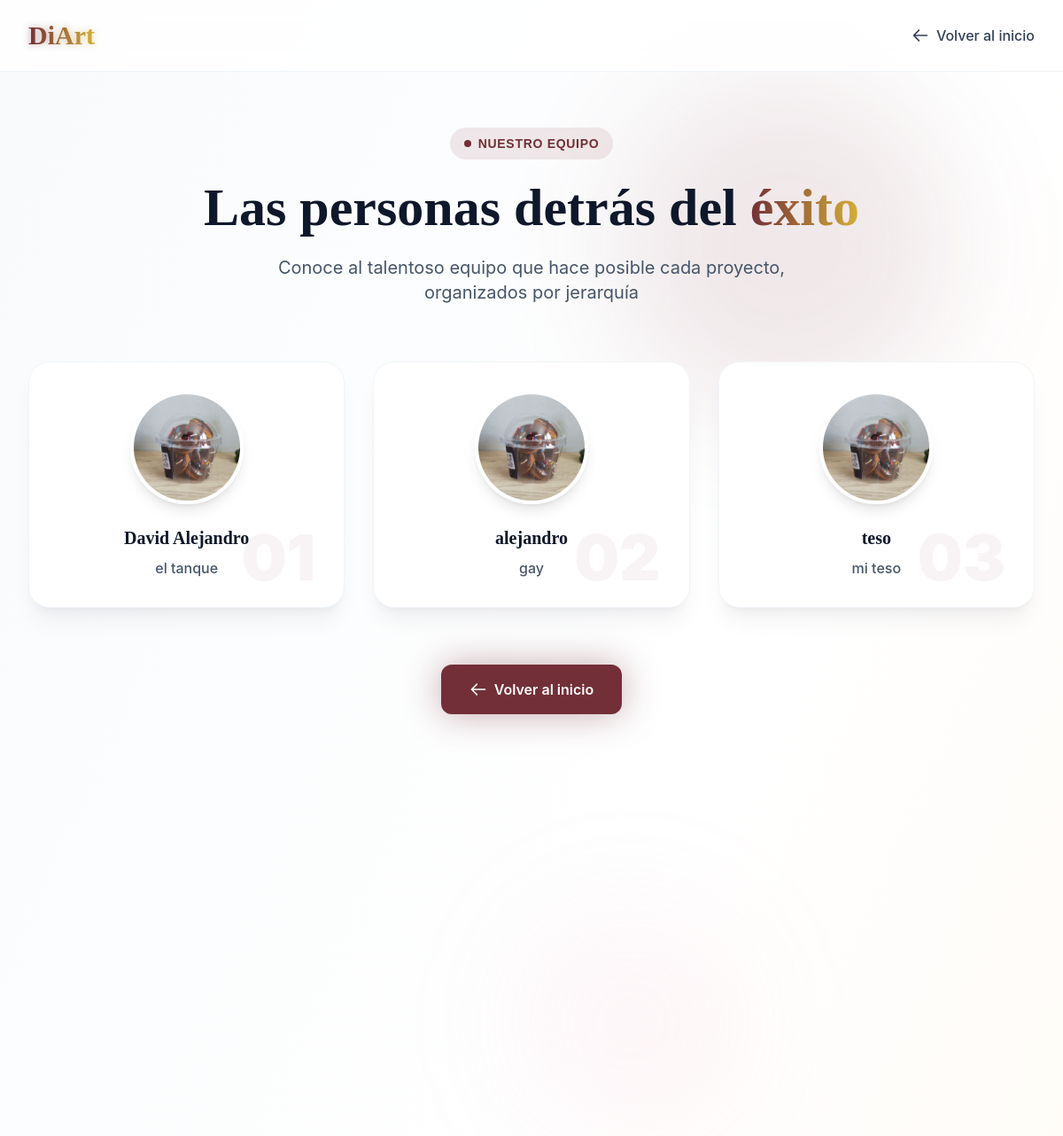
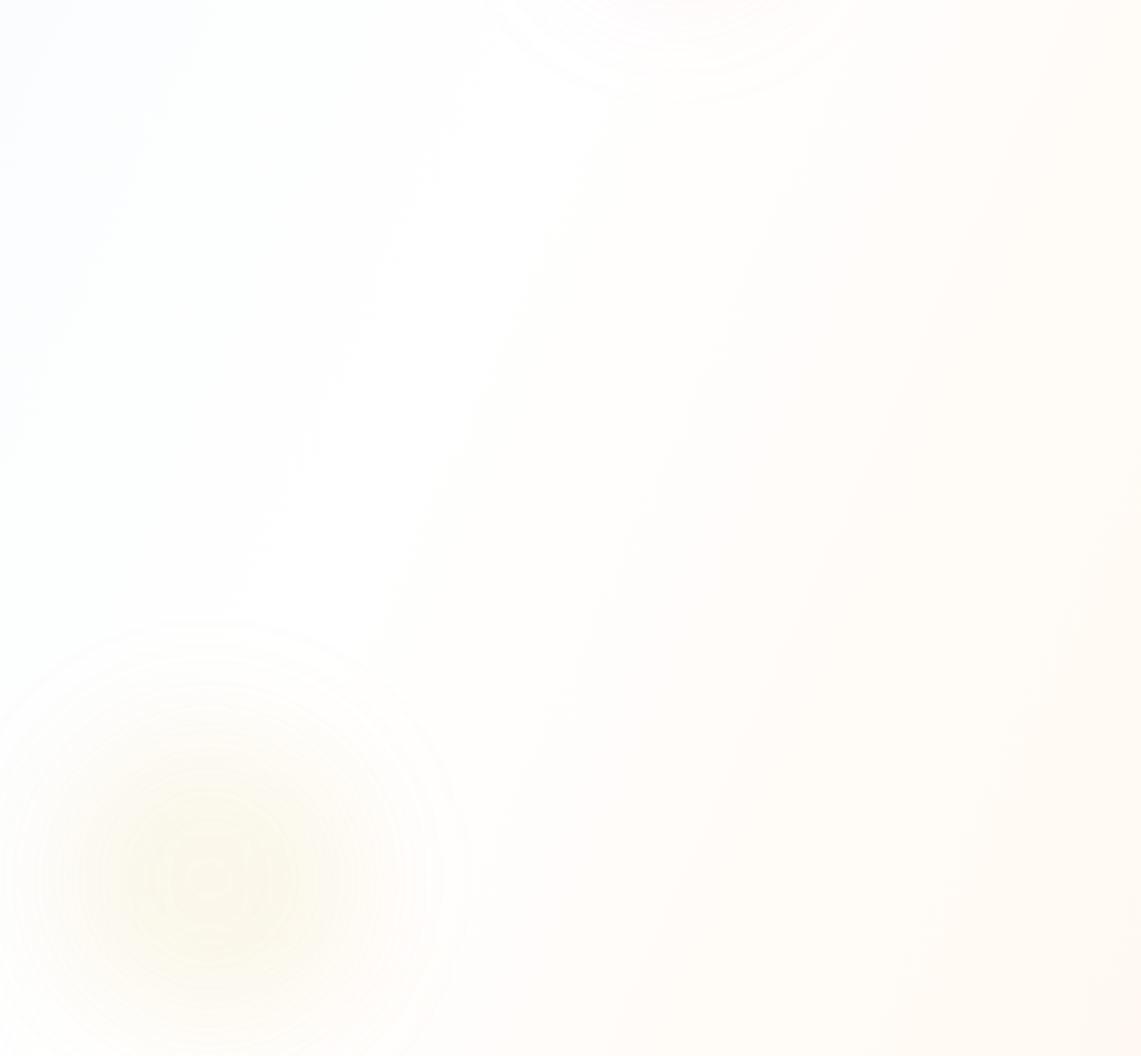
Screenshot of /equipo/ with the database file from the repository (2 pictures, top to bottom).
### apps/team/models.py (models this page shows, shortened)
class TeamMember(models.Model):
    nombre = models.CharField("Nombre", max_length=200)
    cargo = models.CharField("Cargo", max_length=200)
    imagen = models.ImageField("Imagen", upload_to="team/")
    orden = models.PositiveIntegerField("Orden", default=0)
    activo = models.BooleanField("Activo", default=True)
    class Meta:
        verbose_name = "Miembro del equipo"
        verbose_name_plural = "Miembros del equipo"
        ordering = ["orden"]

### apps/team/views.py (the view)
# urls.py: path("", include("apps.team.urls")),
def team(request):
    team_members = TeamMember.objects.filter(activo=True)
    return render(request, 'team.html', {'team_members': team_members})

### apps/footer/context_processors.py (called while the page is built)
def footer_context(request):
    footer = Footer.objects.first()
    social_links = SocialLink.objects.filter(activo=True)
    return {
        "footer": footer,
        "social_links": social_links,
    }

### templates/team.html (shortened to what this page needs)
{% extends 'layout/base.html' %}
{% block 'content' %}
{% include 'components/navbar-default.html' %}
<section class="min-h-screen pt-20 bg-gradient-to-br from-slate-50 via-white to-accent-cream relative overflow-hidden">
  <div class="absolute inset-0 overflow-hidden pointer-events-none">
    <div class="orb orb-1 absolute w-96 h-96 bg-primary/10 rounded-full blur-3xl" style="top: 5%; right: 10%;"></div>
    <div class="orb orb-2 absolute w-80 h-80 bg-accent-gold/10 rounded-full blur-3xl" style="bottom: 10%; left: 5%;"></div>
    <div class="orb orb-3 absolute w-64 h-64 bg-accent-rose/10 rounded-full blur-3xl" style="top: 40%; right: 30%;"></div>
  </div>
  <div class="max-w-7xl mx-auto px-4 sm:px-6 lg:px-8 relative z-10 py-16">
    <div class="text-center mb-16">
      <div class="inline-flex items-center gap-2 bg-primary/10 text-primary px-4 py-2 rounded-full mb-6 reveal-element">
        <span class="w-2 h-2 bg-primary rounded-full animate-pulse"></span>
        <span class="text-sm font-semibold uppercase tracking-wider font-accent">Nuestro Equipo</span>
      </div>
      <h1 class="text-5xl lg:text-6xl font-black text-slate-900 leading-tight mb-6 font-heading reveal-element">
        Las personas detrás del <span class="text-gradient-animated">éxito</span>
      </h1>
      <p class="text-xl text-slate-600 max-w-2xl mx-auto reveal-element">Conoce al talentoso equipo que hace posible cada proyecto, organizados por jerarquía</p>
    </div>
    {% if team_members %}
    <div class="grid grid-cols-1 md:grid-cols-2 lg:grid-cols-3 xl:grid-cols-4 gap-8 mb-16" data-animate-grid>
      {% for member in team_members %}
      <div class="group bg-white rounded-3xl shadow-xl shadow-slate-900/5 border border-slate-100 overflow-hidden hover:shadow-2xl hover:-translate-y-2 transition-all duration-500 animate-item card-shine reveal-element" data-tilt>
        <div class="relative pt-8 px-8">
          {% if member.imagen %}
          <div class="relative mx-auto w-32 h-32 mb-6">
            <img src="{{ member.imagen.url }}" alt="{{ member.nombre }}" class="relative w-32 h-32 rounded-full object-cover border-4 border-white shadow-lg group-hover:scale-105 transition-transform duration-300">
          </div>
          {% endif %}
          <div class="text-center pb-8 relative">
            <span class="absolute top-0 right-0 text-7xl font-black text-primary/5 group-hover:text-primary/10 transition-colors duration-300">0{{ forloop.counter }}</span>
            <h3 class="text-xl font-bold text-slate-900 mb-2 group-hover:text-primary transition-colors duration-300 font-heading">{{ member.nombre }}</h3>
            <p class="text-slate-600 font-medium relative z-10">{{ member.cargo }}</p>
          </div>
        </div>
      </div>
      {% endfor %}
    </div>
    {% endif %}
    <div class="text-center reveal-element">
      <a href="/" class="magnetic-btn inline-flex items-center gap-2 bg-primary hover:bg-primary-dark text-white px-8 py-4 rounded-xl font-semibold transition-all duration-300 shadow-glow-md hover:shadow-glow-lg hover:-translate-y-0.5">
        <svg class="w-5 h-5" fill="none" stroke="currentColor" viewBox="0 0 24 24">
          <path stroke-linecap="round" stroke-linejoin="round" stroke-width="2" d="M10 19l-7-7m0 0l7-7m-7 7h18"/>
        </svg>
        Volver al inicio
      </a>
    </div>
  </div>
</section>
{% endblock %}

### templates/layout/base.html (shortened to what this page needs)
{% load static %}
<!DOCTYPE html>
<html lang="es">
<head>
<script src="{% static "js/tailwind-config.js" %}"></script>
<link rel="stylesheet" href="{% static "css/styles.css" %}">
</head>
<body class="bg-white text-slate-900 font-display antialiased overflow-x-hidden">
  <main id="main-content">
{% block 'content' %}{% endblock %}
</main>
</body>
</html>

### templates/components/navbar-default.html (shortened to what this page needs)
{% load static %}
<nav class="fixed top-0 left-0 right-0 z-50 bg-white/80 backdrop-blur-lg border-b border-slate-100 transition-all duration-500" id="navbar-internal">
  <div class="max-w-7xl mx-auto px-4 sm:px-6 lg:px-8">
    <div class="flex justify-between items-center h-20">
      <div class="flex items-center">
        <a href="/" class="text-3xl font-black font-heading relative group">
          <span class="bg-gradient-to-r from-primary to-accent-gold bg-clip-text text-transparent">DiArt</span>
          <span class="absolute inset-0 bg-gradient-to-r from-primary to-accent-gold bg-clip-text text-transparent blur-sm opacity-50 group-hover:opacity-100 transition-opacity">DiArt</span>
        </a>
      </div>
      <div class="hidden md:flex items-center">
        <a href="/" class="magnetic-btn inline-flex items-center gap-2 text-slate-700 hover:text-primary font-medium transition-all duration-300 group">
          <svg class="w-5 h-5 transform group-hover:-translate-x-1 transition-transform duration-300" fill="none" stroke="currentColor" viewBox="0 0 24 24">
            <path stroke-linecap="round" stroke-linejoin="round" stroke-width="2" d="M10 19l-7-7m0 0l7-7m-7 7h18"/>
          </svg>
          <span>Volver al inicio</span>
        </a>
      </div>
    </div>
  </div>
</nav>

### static/css/styles.css (style rules this page uses)
html { scroll-behavior: smooth; }
body { -webkit-font-smoothing: antialiased; -moz-osx-font-smoothing: grayscale; overflow-x: hidden; }
.card-shine { position: relative; overflow: hidden; }
.card-shine::after { content: ''; position: absolute; top: -50%; left: -50%; width: 200%; height: 200%; background: linear-gradient( to right, transparent 0%, rgba(255, 255, 255, 0.3) 50%, transparent 100% ); transform: rotate(45deg) translateX(-100%); transition: transform 0.6s ease; pointer-events: none; }
.text-gradient-animated { background: linear-gradient(90deg, #722F37, #D4AF37, #E8A4B8, #722F37); background-size: 300% 100%; -webkit-background-clip: text; background-clip: text; -webkit-text-fill-color: transparent; animation: gradient-shift 4s ease infinite; }
.reveal-element { opacity: 1 !important; transform: translateY(0) !important; }
.gsap-loaded .reveal-element { opacity: 0; transform: translateY(30px); transition: opacity 0.8s ease, transform 0.8s ease; }
.magnetic-btn { transition: transform 0.3s ease; display: inline-flex; }
.orb { filter: blur(60px); animation: orb-float 8s ease-in-out infinite; }
body { -webkit-font-smoothing: antialiased; -moz-osx-font-smoothing: grayscale; }

### rows the page displays
TeamMember: imagen (picture), nombre "David Alejandro", cargo "el tanque"
TeamMember: imagen (picture), nombre "alejandro", cargo "gay"
TeamMember: imagen (picture), nombre "teso", cargo "mi teso"
